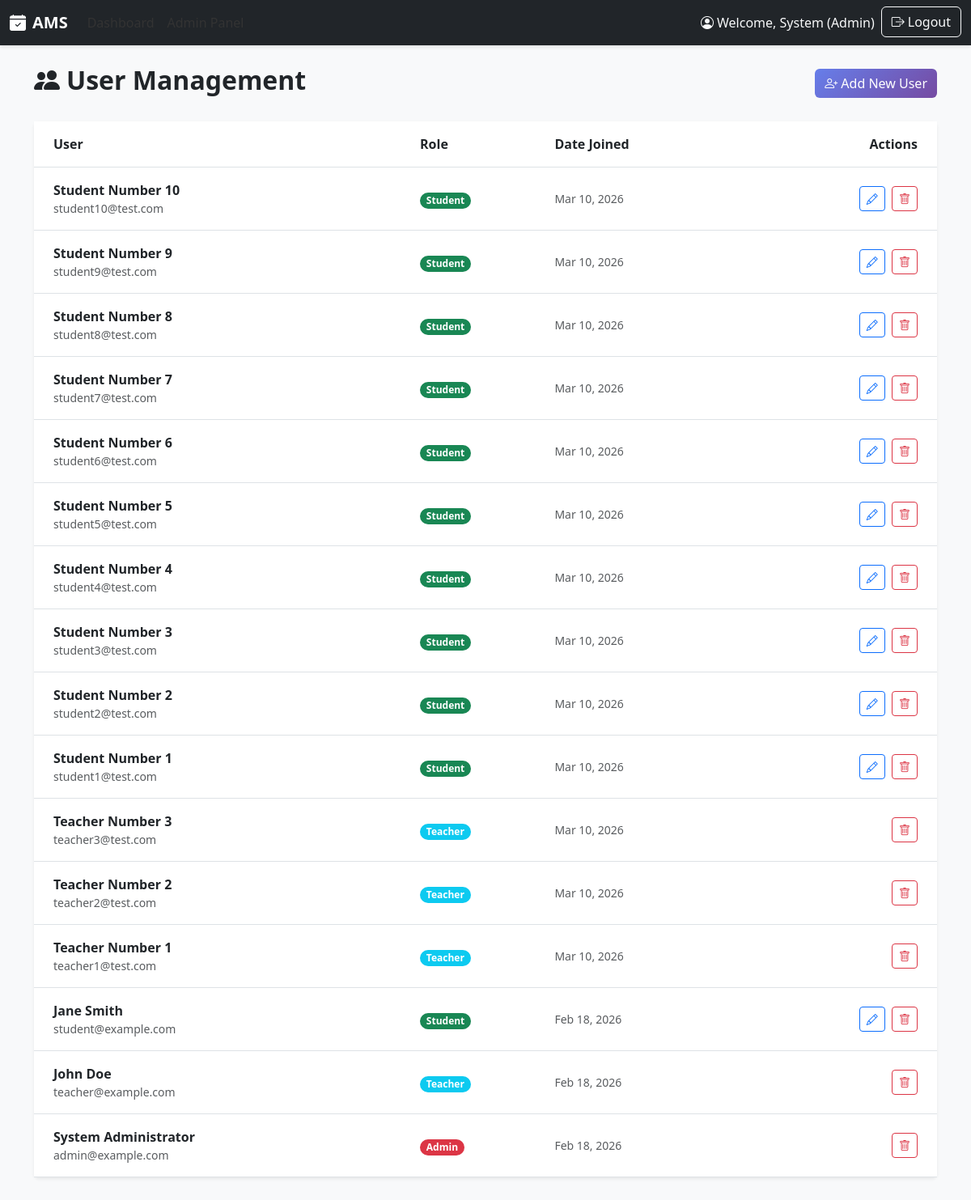
Page /accounts/admin/users/ (signed in) on the earlier database version.
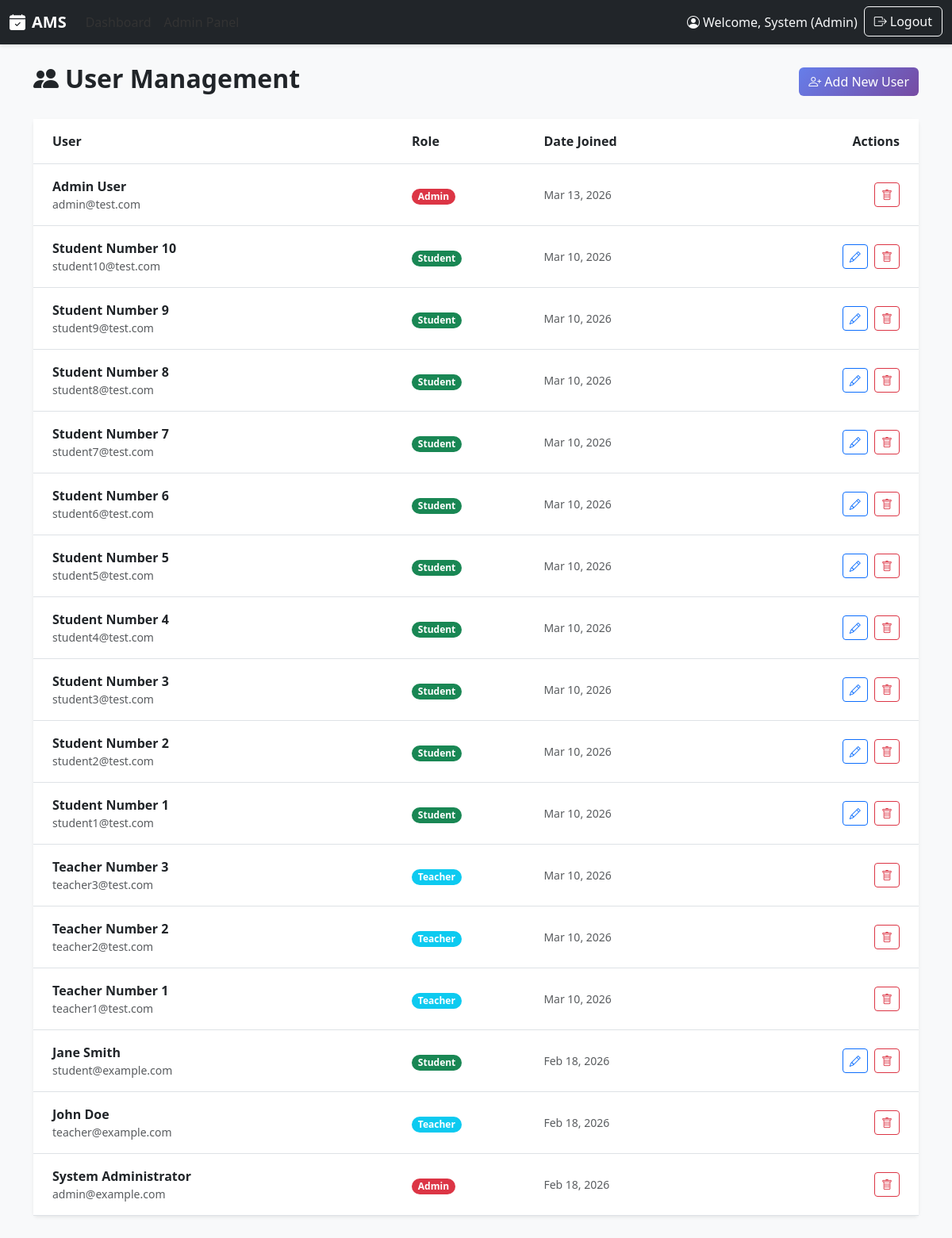
Same page on the later database version.
### core/models.py (models this page shows, shortened)
class User(AbstractUser):
    ROLE_CHOICES = [
        ('admin', 'Admin'),
        ('teacher', 'Teacher'),
        ('student', 'Student'),
    ]
    username = None
    id = models.UUIDField(primary_key=True, default=uuid.uuid4, editable=False)
    firstname = models.CharField(max_length=100)
    middlename = models.CharField(max_length=100, blank=True, null=True)
    lastname = models.CharField(max_length=100)
    email = models.EmailField(unique=True)
    role = models.CharField(max_length=20, choices=ROLE_CHOICES)
    updated_at = models.DateTimeField(auto_now=True)
    USERNAME_FIELD = 'email'
    REQUIRED_FIELDS = ['firstname', 'lastname']
    objects = UserManager()
    class Meta:
        db_table = 'user'
        ordering = ['-date_joined']

### accounts/views.py (the view)
# urls.py: path('admin/users/', views.user_list, name='user_list'),
@login_required
@user_passes_test(role_check('admin'), login_url='login')
def user_list(request):
    role_filter = request.GET.get('role')
    users = User.objects.all()
    if role_filter:
        users = users.filter(role=role_filter)
    context = {
        'users': users,
        'role_filter': role_filter,
        'page_title': 'User Management'
    }
    return render(request, 'admin/user_list.html', context)

### accounts/views.py (called while the page is built)
def role_check(role):
    def check(user):
        return user.is_authenticated and (user.role == role or user.is_superuser)
    return check

### templates/admin/user_list.html (shortened to what this page needs)
{% extends 'base.html' %}
{% block content %}
<div class="d-flex justify-content-between align-items-center mb-4">
    <h2 class="fw-bold"><i class="bi bi-people-fill me-2"></i>{{ page_title }}</h2>
    <a href="{% url 'user_create' %}" class="btn btn-primary">
        <i class="bi bi-person-plus me-1"></i>Add New User
    </a>
</div>
<div class="card shadow-sm border-0 mb-4">
    <div class="card-body p-0">
        <div class="table-responsive">
            <table class="table table-hover align-middle mb-0">
                <thead class="bg-light">
                    <tr>
                        <th class="px-4 py-3">User</th>
                        <th class="py-3">Role</th>
                        <th class="py-3">Date Joined</th>
                        <th class="px-4 py-3 text-end">Actions</th>
                    </tr>
                </thead>
                <tbody>
                    {% for user_obj in users %}
                    <tr>
                        <td class="px-4 py-3">
                            <div class="fw-bold">{{ user_obj.firstname }} {{ user_obj.lastname }}</div>
                            <div class="text-muted small">{{ user_obj.email }}</div>
                        </td>
                        <td class="py-3">
                            <span
                                class="badge {% if user_obj.role == 'admin' %}bg-danger{% elif user_obj.role == 'teacher' %}bg-info{% else %}bg-success{% endif %} rounded-pill">
                                {{ user_obj.role|title }}
                            </span>
                        </td>
                        <td class="py-3 text-muted small">{{ user_obj.date_joined|date:"M d, Y" }}</td>
                        <td class="px-4 py-3 text-end">
                            {% if user_obj.role == 'student' %}
                            <a href="{% url 'student_edit' user_obj.id %}" class="btn btn-sm btn-outline-primary me-1">
                                <i class="bi bi-pencil"></i>
                            </a>
                            {% endif %}
                            <form action="{% url 'user_delete' user_obj.id %}" method="get" class="d-inline">
                                <button type="submit" class="btn btn-sm btn-outline-danger">
                                    <i class="bi bi-trash"></i>
                                </button>
                            </form>
                        </td>
                    </tr>
                    {% empty %}
                    <tr>
                        <td colspan="4" class="text-center py-5 text-muted">No users found.</td>
                    </tr>
                    {% endfor %}
                </tbody>
            </table>
        </div>
    </div>
</div>
{% endblock %}

### templates/base.html (shortened to what this page needs)
{% load static %}
<!DOCTYPE html>
<html lang="en">
<head>
  <link href="https://cdn.jsdelivr.net/npm/bootstrap@5.3.0/dist/css/bootstrap.min.css" rel="stylesheet">
  <link rel="stylesheet" href="https://cdn.jsdelivr.net/npm/bootstrap-icons@1.11.0/font/bootstrap-icons.css">
</head>
<body>
<nav class="navbar navbar-expand-lg navbar-dark bg-dark">
  <div class="container-fluid">
    <a class="navbar-brand fw-bold" href="/">
      <i class="bi bi-calendar-check-fill me-2"></i>AMS
    </a>
    <div class="collapse navbar-collapse" id="navbarNav">
      <ul class="navbar-nav me-auto">
        {% if user.is_authenticated %}
          {% if user.role == 'student' %}
            <li class="nav-item"><a class="nav-link" href="{% url 'student_dashboard' %}">Dashboard</a></li>
          {% elif user.role == 'teacher' %}
            <li class="nav-item"><a class="nav-link" href="{% url 'teacher_dashboard' %}">Dashboard</a></li>
          {% elif user.role == 'admin' or user.is_staff %}
            <li class="nav-item"><a class="nav-link" href="{% url 'admin_dashboard' %}">Dashboard</a></li>
            <li class="nav-item"><a class="nav-link" href="/admin/">Admin Panel</a></li>
          {% endif %}
        {% endif %}
      </ul>
      <ul class="navbar-nav">
        {% if user.is_authenticated %}
          <li class="nav-item">
            <span class="nav-link text-light">
              <i class="bi bi-person-circle me-1"></i>Welcome, {{ user.firstname }} ({{ user.role|title }})
            </span>
          </li>
          <li class="nav-item">
            <a class="btn btn-outline-light" href="{% url 'logout' %}">
              <i class="bi bi-box-arrow-right me-1"></i>Logout
            </a>
          </li>
        {% else %}
          <li class="nav-item"><a class="nav-link" href="{% url 'login' %}">Login</a></li>
        {% endif %}
      </ul>
    </div>
  </div>
</nav>
<div class="container py-4">
  {% block content %}{% endblock %}
</div>
</body>
</html>

Differences in the rows shown:
added User: firstname "Admin", lastname "User", email "admin@test.com", role "Admin", date_joined "Mar 13, 2026"
